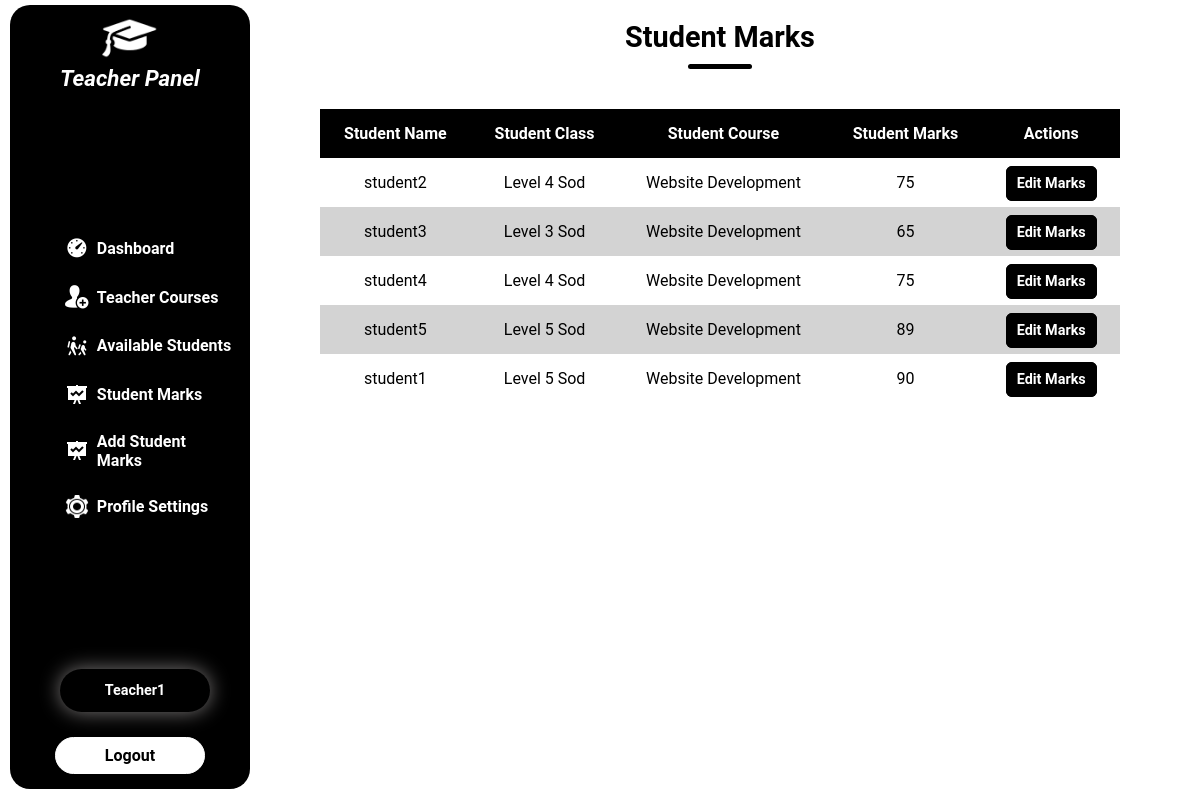
The page /teacher/student_marks.php (signed in) on the database its author committed.
### tables this page shows
CREATE TABLE `marks` (
  `id` int(11) NOT NULL,
  `student_name` varchar(100) NOT NULL,
  `student_class` varchar(100) NOT NULL,
  `student_marks` int(11) NOT NULL,
  `student_course` varchar(100) NOT NULL
);

### teacher/student_marks.php (the view, shortened to what this page needs)
<?php
    include("../connection.php");
?>
<!DOCTYPE html>
<html lang="en">
<head>
    <link rel="stylesheet" href="../style.css">
    <link rel="stylesheet" href="https://cdnjs.cloudflare.com/ajax/libs/font-awesome/6.4.2/css/all.min.css" />
</head>
<body>
<div class="main-container">
<?php
    include("sidebar.php");
?>
    <section>
        <div class="container">
            <div class="title">
                <h1>Student Marks</h1>
                <div class="line"></div>
            </div>
            <table>
                <tr>
                    <th>Student Name</th>
                    <th>Student Class</th>
                    <th>Student Course</th>
                    <th>Student Marks</th>
                    <th>Actions</th>
                </tr>
                <?php
                $teacher_name=$_SESSION['teacher_name'];
                $sql=$con->query("SELECT teacher_course AS teacher_course  From teachers WHERE teacher_name='$teacher_name'");
                $row=mysqli_fetch_array($sql);
                $teacher_course=$row["teacher_course"];
                ?>
                <?php
                $query=$con->query("SELECT * FROM marks WHERE student_course='$teacher_course'");
                while ($row = mysqli_fetch_array($query))
                {
                ?>
                <tr>
                    <td><?php echo $row['student_name'];?></td>
                    <td><?php echo $row['student_class'];?></td>
                    <td><?php echo $row['student_course'];?></td>
                    <td><?php echo $row['student_marks'];?></td>
                    <td><a href="./edit_student_marks.php?student_name=<?php echo $row['student_name'];?>">Edit Marks</a></td>
                </tr>
                <?php
                }
                ?>
            </table>
        </div>
    </section>
</div>
</body>
</html>

### teacher/sidebar.php
<header>
<div class="logo">
    <center><img src="../imgs/favicon.ico" style="width:40%;"></center>
    <a href="./teacher_panel.php">Teacher Panel</a>
</div>
<div class="navlinks">
    <a href="./teacher_panel.php"><img src="../imgs/dashboard.ico"> Dashboard</a>
    <a href="./teacher_courses.php"><img src="../imgs/add_teacher.ico"> Teacher Courses</a>
    <a href="./available_students.php"><img src="../imgs/available_students.ico"> Available Students</a>
    <a href="./student_marks.php"><img src="../imgs/student_marks.ico"> Student Marks</a>
    <a href="./add_student_marks.php"><img src="../imgs/student_marks.ico"> Add Student Marks</a>
    <a href="./profile_settings.php"><img src="../imgs/profile_settings.ico"> Profile Settings</a>
</div>
<div class="account-info">
    <p><?php echo $_SESSION['teacher_name'];?></p>
    <a href="./teacher_logout.php">Logout</a>
</div>
</header>

### style.css (style rules this page uses)
* { margin: 0; padding: 0; box-sizing: border-box; }
body { font-family: Roboto; }
.main-container { display: flex; flex-direction: row; justify-content: space-between; }
header { display: flex; flex-direction: column; background: black; color: #fff; width: 240px; height: 98vh; padding: 15px; justify-content: space-between; align-items: center; position: fixed; border-radius: 20px 20px 20px 20px; margin-left: 10px; margin-top: 5px; }
.logo { display: flex; flex-direction: column; }
.logo img { margin-top: -10px; }
.logo a { color: #fff; text-decoration: none; font-size: 1.4rem; font-weight: bold; font-style: italic; margin-top: -5px; }
.navlinks { display: flex; flex-direction: column; text-decoration: none; color: #fff; margin-top: -40px; margin-left: 40px; }
.navlinks a { display: flex; flex-direction: row; align-items: center; text-decoration: none; color: #fff; font-weight: bold; margin-top: 25px; transition: all ease-in-out 0.4s; }
.navlinks a img { width: 14%; margin-right: 8px; }
.account-info { display: flex; flex-direction: column; }
.account-info a { padding: 8px 40px; border: 1.5px solid #fff; background: #fff; color: black; border-radius: 50px; text-decoration: none; text-align: center; width: 100%; font-weight: bold; transition: all ease-in-out 0.5s; }
.account-info p { font-weight: bold; margin: 5px; font-size: 0.9rem; padding: 13px 40px; text-transform: capitalize; box-shadow: 0 0 20px 0px rgba(252, 247, 247, 0.489); margin-top: -10px; margin-bottom: 25px; border-radius: 50px; width: 100%; text-align: center; }
section { padding: 10px; width: 70%; margin-left: 25%; }
.container { display: flex; flex-direction: column; justify-content: center; padding: 10px; }
.title { display: flex; flex-direction: column; align-items: center; justify-content: center; }
.title h1 { font-size: 1.8rem; }
.title .line { padding: 2.5px; background: black; border-radius: 50px; width: 8%; margin-top: 10px; }
::placeholder { color: black; }
table { margin-top: 40px; width: 100%; text-align: center; border-collapse: collapse; }
th { background: black; color:#fff; }
tr:nth-child(odd) { background: lightgray; }
tr,th,td { padding: 15px; }
td a { color: #fff; background: black; padding: 8px 10px; border-radius: 6px; text-decoration: none; font-size: 0.9rem; font-weight: bold; border: 1.5px solid black; transition: all ease-in-out 0.4s; }

### rows shown on the page
marks: student_name "student2", student_class "Level 4 Sod", student_course "Website Development", student_marks "75"
marks: student_name "student3", student_class "Level 3 Sod", student_course "Website Development", student_marks "65"
marks: student_name "student4", student_class "Level 4 Sod", student_course "Website Development", student_marks "75"
marks: student_name "student5", student_class "Level 5 Sod", student_course "Website Development", student_marks "89"
marks: student_name "student1", student_class "Level 5 Sod", student_course "Website Development", student_marks "90"

### other values the page prints
$_SESSION['teacher_name'] "Teacher1"
